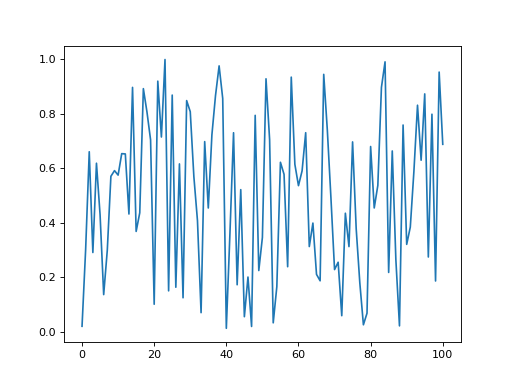

The script that drew this image:
import numpy as np
import power1d

value = np.random.rand( 101 )
obj   = power1d.geom.Continuum1D( value )
obj.plot()
